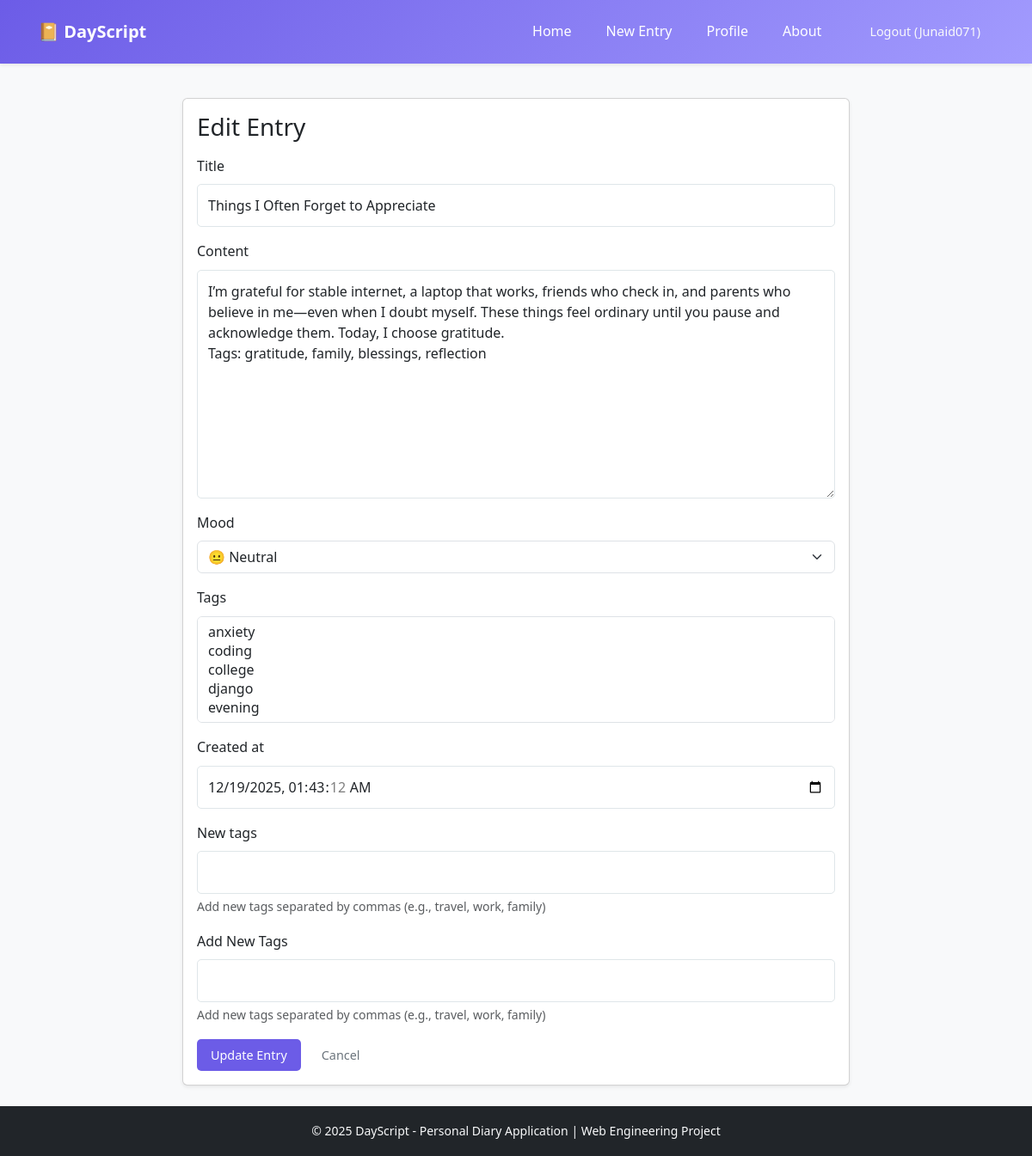
The page /entry/14/edit/ (signed in) on the database its author committed.
### diary/models.py (models this page shows, shortened)
class DiaryEntry(models. Model):
    MOOD_CHOICES = [
        ('happy', '😊 Happy'),
        ('sad', '😢 Sad'),
        ('neutral', '😐 Neutral'),
        ('excited', '🎉 Excited'),
        ('anxious', '😰 Anxious'),
        ('grateful', '🙏 Grateful'),
        ('angry', '😠 Angry'),
        ('peaceful', '😌 Peaceful'),
    ]
    user = models.ForeignKey(
        User,
        on_delete=models.CASCADE,
        related_name='diary_entries'
    )
    title = models.CharField(max_length=200)
    content = models.TextField()
    mood = models.CharField(
        max_length=20,
        choices=MOOD_CHOICES,
        default='neutral'
    )
    tags = models.ManyToManyField(
        Tag,
        blank=True,
        related_name='entries'
    )
    created_at = models.DateTimeField(default=timezone.now)
    updated_at = models.DateTimeField(auto_now=True)
    class Meta:
        ordering = ['-created_at']
        verbose_name = 'Diary Entry'
        verbose_name_plural = 'Diary Entries'

### diary/views.py (the view, shortened to what this page needs)
# urls.py: path('entry/<int:pk>/edit/', views.EntryUpdateView.as_view(), name='entry_update'),
class EntryUpdateView(LoginRequiredMixin, UserPassesTestMixin, UpdateView):
    model = DiaryEntry
    form_class = DiaryEntryForm
    template_name = 'diary/entry_form.html'
    success_url = reverse_lazy('home')
    def test_func(self):
        entry = self.get_object()
        return self.request.user == entry.user
    def get_context_data(self, **kwargs):
        context = super().get_context_data(**kwargs)
        context['form_title'] = 'Edit Entry'
        context['button_text'] = 'Update Entry'
        return context

### diary/models.py (called while the page is built)
    def __str__(self):
        return self.name

### diary/templates/diary/entry_form.html (shortened to what this page needs)
{% extends 'diary/base.html' %}
{% block content %}
<div class="row justify-content-center">
    <div class="col-lg-8 col-md-10">
        <div class="card shadow-sm">
            <div class="card-body">
                <h1 class="h3 mb-3">{{ form_title }}</h1>
                <form method="POST">
                    {% for field in form %}
                        <div class="mb-3">
                            <label class="form-label" for="{{ field.id_for_label }}">{{ field.label }}</label>
                            {{ field }}
                            {% if field.help_text %}<div class="form-text">{{ field.help_text }}</div>{% endif %}
                        </div>
                    {% endfor %}
                    <div class="mb-3">
                        <label class="form-label" for="id_new_tags">Add New Tags</label>
                        {{ form.new_tags }}
                        {% if form.new_tags.help_text %}<div class="form-text">{{ form.new_tags.help_text }}</div>{% endif %}
                    </div>
                    <div class="d-flex gap-2">
                        <button type="submit" class="btn btn-primary">{{ button_text }}</button>
                        <a href="{% url 'home' %}" class="btn btn-outline-secondary">Cancel</a>
                    </div>
                </form>
            </div>
        </div>
    </div>
</div>
{% endblock %}

### diary/templates/diary/base.html (shortened to what this page needs)
<!DOCTYPE html>
<html lang="en">
<head>
    {% load static %}
    <link href="https://cdn.jsdelivr.net/npm/bootstrap@5.3.3/dist/css/bootstrap.min.css" rel="stylesheet">
    <link rel="stylesheet" href="{% static 'css/style.css' %}">
</head>
<body class="bg-light">
    <nav class="navbar navbar-expand-lg navbar-dark bg-primary shadow-sm">
        <div class="container">
            <a class="navbar-brand fw-bold" href="{% url 'home' %}">📔 DayScript</a>
            <div class="collapse navbar-collapse justify-content-end" id="navbarNav">
                <div class="navbar-nav nav-links">
                    {% if user.is_authenticated %}
                        <a class="nav-link" href="{% url 'home' %}">Home</a>
                        <a class="nav-link" href="{% url 'entry_create' %}">New Entry</a>
                        <a class="nav-link" href="{% url 'profile' %}">Profile</a>
                        <a class="nav-link" href="{% url 'about' %}">About</a>
                        <form action="{% url 'logout' %}" method="post" class="d-inline logout-form ms-2">
                            <button type="submit" class="btn btn-sm btn-outline-light">Logout ({{ user.username }})</button>
                        </form>
                    {% else %}
                        <a class="nav-link" href="{% url 'home' %}">Home</a>
                        <a class="nav-link" href="{% url 'about' %}">About</a>
                        <a class="nav-link" href="{% url 'login' %}">Login</a>
                        <a class="nav-link" href="{% url 'register' %}">Register</a>
                    {% endif %}
                </div>
            </div>
        </div>
    </nav>
    <main class="container my-4">
        {% block content %}{% endblock %}
    </main>
    <footer class="footer bg-dark text-light py-3 mt-auto">
        <div class="container text-center">
            <small>&copy; 2025 DayScript - Personal Diary Application | Web Engineering Project</small>
        </div>
    </footer>
</body>
</html>

### static/css/style.css (style rules this page uses)
:root { --primary-color: #6c5ce7; --primary-dark: #5b4cdb; --secondary-color: #a29bfe; --accent-color: #fd79a8; --success-color: #00b894; --warning-color: #fdcb6e; --danger-color: #d63031; --dark-color: #2d3436; --light-color: #dfe6e9; --white: #ffffff; --background: #f8f9fa; --card-shadow: 0 2px 10px rgba(0, 0, 0, 0.1); --border-radius: 10px; }
* { margin: 0; padding: 0; box-sizing: border-box; }
body { font-family: 'Segoe UI', Tahoma, Geneva, Verdana, sans-serif; background-color: var(--background); color: var(--dark-color); line-height: 1.6; min-height: 100vh; display: flex; flex-direction: column; }
a { text-decoration: none; color: var(--primary-color); }
.navbar { background: linear-gradient(135deg, var(--primary-color), var(--secondary-color)); padding: 1rem 2rem; box-shadow: var(--card-shadow); }
.nav-links { display: flex; gap: 1. 5rem; }
.nav-links a { color: var(--white); font-weight: 500; transition: opacity 0.3s; }
.nav-links { display: flex; gap: 1.5rem; align-items: center; }
.logout-form { display: inline-block; }
.container { max-width: 1200px; margin: 0 auto; }
.btn { display: inline-block; padding: 0.5rem 1rem; border: none; border-radius: 5px; cursor: pointer; font-size: 0.9rem; font-weight: 500; transition: all 0.3s; text-align: center; }
.btn-primary { background-color: var(--primary-color); color: var(--white); }
.form-control { width: 100%; padding: 0.75rem; border: 1px solid var(--light-color); border-radius: 5px; font-size: 1rem; transition: border-color 0.3s; }
textarea.form-control { resize: vertical; min-height: 200px; }
.footer { background: var(--dark-color); color: var(--light-color); text-align: center; padding: 1. 5rem; margin-top: auto; }

### rows shown on the page
DiaryEntry: form "Things I Often Forget to Appreciate" "I’m grateful for stable internet, a laptop that works, friends who check in, and parents who believe in me—even when I doubt myself. These things feel ordinary until you pause and acknowledge them. Today, I choose gratitude. Tags: gratitude, family, blessings, reflection" "😐 Neutral" "12/19/2025 01:43:12"

### other values the page prints
{{ user.username }} "Junaid071"
{{ field.label }} "Title" "Content" "Mood" "Tags" "Created at" "New tags"
{{ field.help_text }} "Add new tags separated by commas (e.g., travel, work, family)"
{{ button_text }} "Update Entry"
